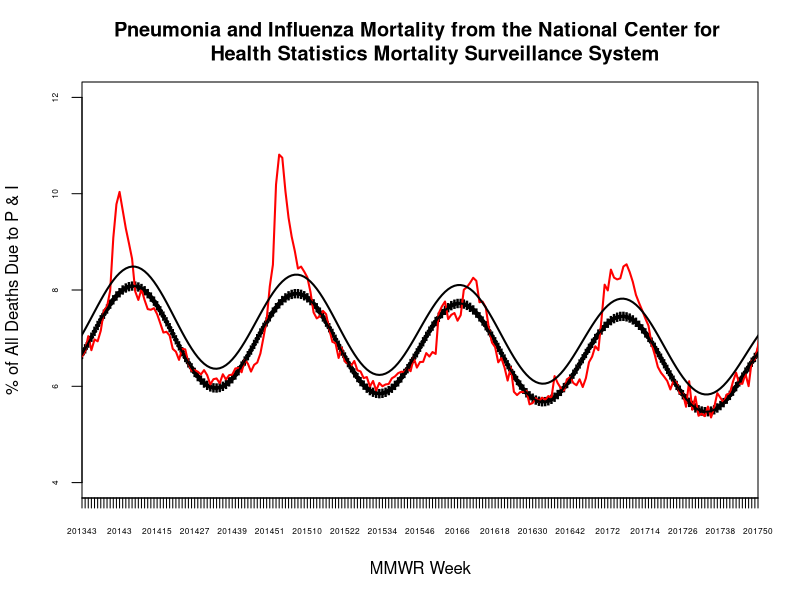

Here is the R script that generated this plot:
#Group Members: Omkar Thorat (omkarsun) and Abhishek Bhave (abhave)

#Reading the CSV data file in a dataframe
df <-read.csv("NCHSData07.csv")


#Combining the Year and Week Column to make the x axis values unique
#Reference: http://www.endmemo.com/program/R/gsub.php
df$Year.Week <- paste(df$Year,df$Week)
df$Year.Week<-gsub(" ","",df$Year.Week)
x1 <- as.character(df$Year.Week)
x1 <- factor(x1, levels=unique(x1))
y <- factor(df$Week, levels=unique(df$Week))


#Saving the Graph
#png("mortality.png",width=600,height=600)


#plotting the bargraph
#Reference: https://www.statmethods.net/graphs/bar.html
b<-plot(x1, df$Expected, main = "Pneumonia and Influenza Mortality from the National Center for 
     Health Statistics Mortality Surveillance System",type="n", xlim = c(220,420),ylim=c(4,12), 
     xlab="MMWR Week", ylab="% of All Deaths Due to P & I", lwd = 3, cex.axis= 0.5)


#Plotting the line charts
#Reference:https://www.statmethods.net/graphs/line.html
lines(x1, df$Percent.of.Deaths.Due.to.Pneumonia.and.Influenza, type="l", col="red", lwd = 2)
lines(x1, df$Threshold, type="l",col="black", lwd = 2)
lines(x1, df$Expected,type="l",col="black", lwd = 2)

#dev.off()

